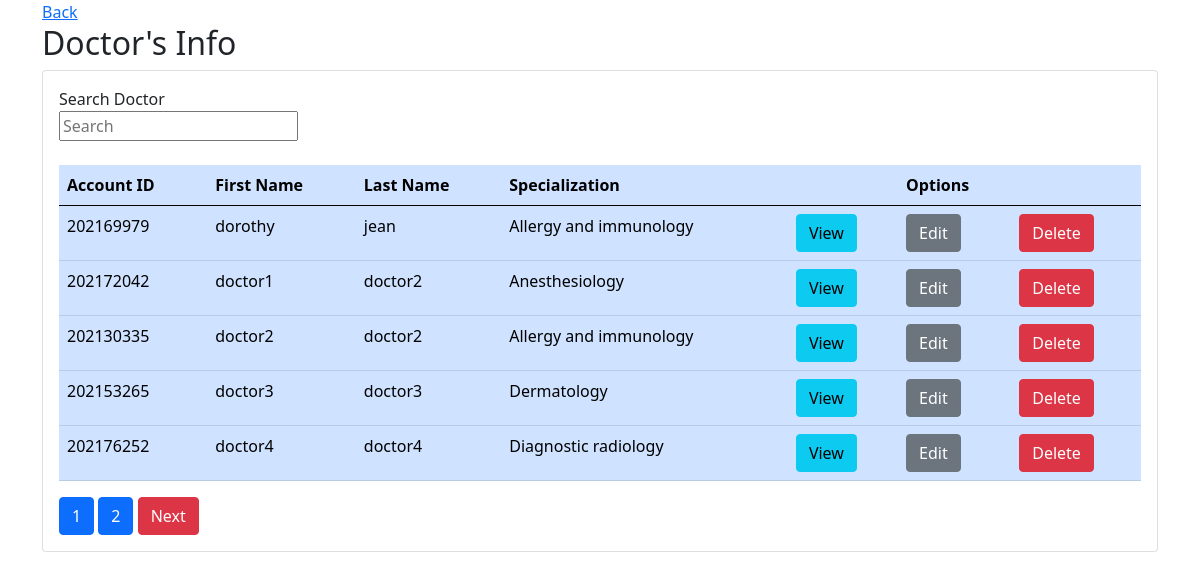
/users/view-doctors.php (signed in), run on the app's committed database.
### tables this page shows
CREATE TABLE `doctors_details` (
  `id` int(11) NOT NULL,
  `user_id` int(50) NOT NULL,
  `specialization` varchar(30) NOT NULL,
  `prc_id` blob NOT NULL,
  `prc_number` varchar(10) NOT NULL,
  `internship` varchar(20) NOT NULL,
  `residency` varchar(20) NOT NULL,
  `hmo` varchar(20) NOT NULL,
  `doc_picture` blob NOT NULL,
  `date_time_created` datetime NOT NULL,
  `date_time_updated` datetime DEFAULT NULL,
  `remarks` varchar(30) DEFAULT NULL
);

CREATE TABLE `users` (
  `id` int(11) NOT NULL,
  `doctor_or_secretary` varchar(20) NOT NULL,
  `email` varchar(50) NOT NULL,
  `account_id` int(30) NOT NULL,
  `first_name` varchar(30) NOT NULL,
  `last_name` varchar(30) NOT NULL,
  `gender` varchar(10) NOT NULL,
  `date_of_birth` date NOT NULL,
  `mobile_number` varchar(13) NOT NULL,
  `v_code` varchar(255) NOT NULL,
  `email_status` int(11) NOT NULL,
  `date_time_created` datetime NOT NULL DEFAULT current_timestamp(),
  `date_time_updated` datetime DEFAULT current_timestamp(),
  `remarks` varchar(20) DEFAULT NULL
);

### users/view-doctors.php (the view, shortened to what this page needs)
<?php
include('../connection.php');
if(isset($_GET['page'])){
    $page = $_GET['page'];
}else{
    $page = 1;
}
$num_per_age = 05;
$start_from = ($page-1)*05;
?>
<!DOCTYPE html>
<html lang="en">
<head>
    <link href="https://cdn.jsdelivr.net/npm/bootstrap@5.0.2/dist/css/bootstrap.min.css" rel="stylesheet">
</head>
<body>
    <div class="container">
    <a href="home.php">Back</a>
        <div class="jumbotron">
            <h2>Doctor's Info</h2>
            <div class="card">
                <div class="card-body">
                    <label for="search">Search Doctor</label> <br>
                    <input type="text" id="search_doctor" autocomplete="off" placeholder="Search">
                    <br>
                    <br>
                    <table id="data_table" class="table table-hover table-primary table-responsive">
                        <thead>
                            <tr>
                                <th scope="col">Account ID</th>
                                <th scope="col">First Name</th>
                                <th scope="col">Last Name</th>
                                <th scope="col">Specialization</th>
                                <th></th>
                                <th>Options</th>
                                <th></th>
                            </tr>
                        </thead>
                        <tbody>
                           <?php
                                $query= "SELECT * FROM users LEFT JOIN doctors_details ON users.account_id = doctors_details.user_id WHERE doctor_or_secretary ='doctor' LIMIT $start_from, $num_per_age";
                                $run_query = mysqli_query($conn,$query);
                                if($run_query){
                                    if(mysqli_num_rows($run_query)){
                                        foreach($run_query as $row){
                                            ?>
                                               <tr>
                                                   <td><?php echo $row ['account_id']?></td>
                                                   <td><?php echo $row ['first_name']?></td>
                                                   <td><?php echo $row ['last_name']?></td>
                                                   <td><?php echo $row ['specialization']?></td>
                                                   <td>
                                                       <a href="view-doctors-profile.php?account_id=<?php echo $row ['account_id']?>" class="btn btn-info">View</a>
                                                   </td>
                                                   <td>
                                                       <a href="edit-doctors-profile.php?account_id=<?php echo $row ['account_id']?>" class="btn btn-secondary">Edit</a>
                                                   </td>
                                                   <td>
                                                       <a href="delete-doctors-profile.php?account_id=<?php echo $row ['account_id']?>" class="btn btn-danger">Delete</a>
                                                   </td>
                                               </tr>
                                            <?php
                                        }
                                    }
                                }
                            ?>
                        </tbody>
                    </table>
                    <?php
                        $pr_query = "SELECT * FROM users LEFT JOIN doctors_details ON users.account_id = doctors_details.user_id WHERE doctor_or_secretary ='doctor'";
                        $pr_results = mysqli_query($conn,$pr_query);
                        $total_record = mysqli_num_rows($pr_results);
                        $total_page = ceil($total_record/$num_per_age);
                        for($i=1;$i<$total_page;$i++){
                            echo  "<a href='view-doctors.php?page=".$i."' class='btn btn-primary'>$i</a> ";
                        }
                        if($i > $page ){
                            echo  "<a href='view-doctors.php?page=".($page+1)."' class='btn btn-danger'>Next</a> ";
                        }
                    ?>
                </div>
            </div>
        </div>
    </div>
</body>
</html>

### data on the page
doctors_details: users.account_id "202169979", users.first_name "dorothy", users.last_name "jean", specialization "Allergy and immunology"
doctors_details: users.account_id "202172042", users.first_name "doctor1", users.last_name "doctor2", specialization "Anesthesiology"
doctors_details: users.account_id "202130335", users.first_name "doctor2", users.last_name "doctor2", specialization "Allergy and immunology"
doctors_details: users.account_id "202153265", users.first_name "doctor3", users.last_name "doctor3", specialization "Dermatology"
doctors_details: users.account_id "202176252", users.first_name "doctor4", users.last_name "doctor4", specialization "Diagnostic radiology"
